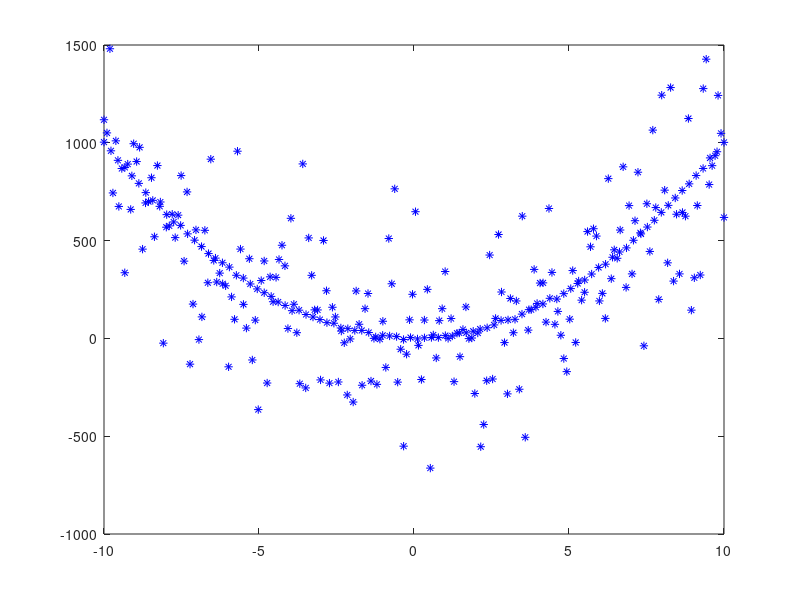
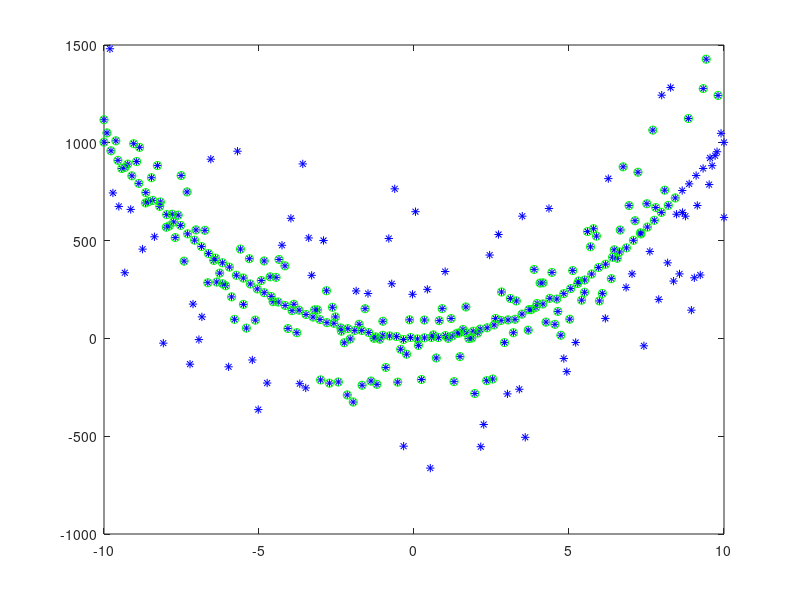
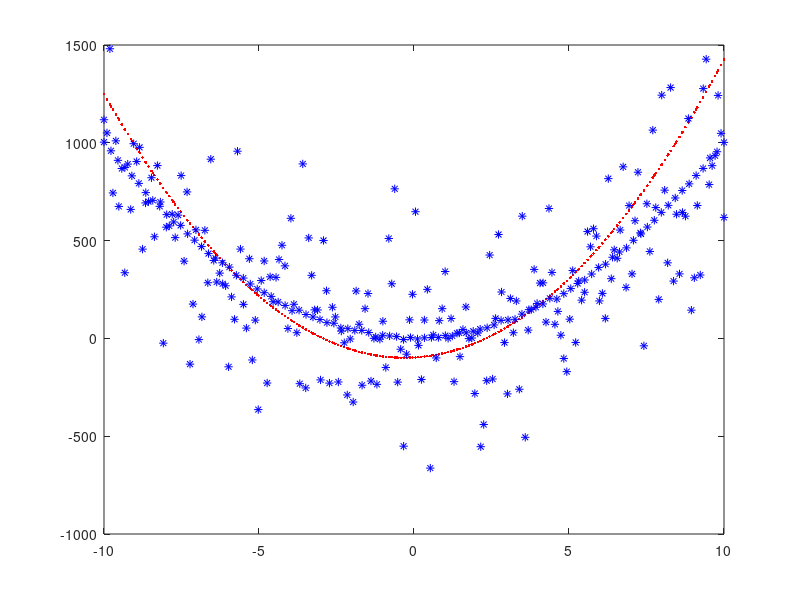

MATLAB code to generate these figures, in order:
clc
clear
close all
%% Data simulate 
N=300
data_inline=floor(0.3*N)
data_outline=floor(0.7*N)
XA=linspace(-10,10,data_inline);
XB=linspace(-10,10,data_outline)
noiseA=random('norm',0,0.5,[1,data_inline])*10;
noiseB=random('norm',0,3,[1,data_outline])*100;
Para=[10,0.1,2]
Y=Para*[XA.^2 XB.^2;XA XB;ones(1,length(XA)+length(XB))]+[noiseA,noiseB];
plot([XA,XB],Y,'b*')
data=[[XA XB]' Y' ];
% plot data
figure(1)
plot(data(:,1),data(:,2),'b*')
%%
% get fitting model
Select_data_num_fitting=3
% iteration_max=prod(1:size(data,1))/prod(1:floor(size(data,1)/2))/prod(1:floor(size(data,1)/2)) 
iteration_max=3000
thresthold=10
inliner_num=0;
iteration=0;
model=[];
Mem_inlinear=[];
Error_min=1000000;
indexPLUS=1;
for j=1:30
    iteration=0;
    fprintf(['iteration \t' num2str(j) '/'  num2str(30) '\n'])
while iteration<iteration_max
    
    %fprintf(['iteration \t' num2str(iteration) '/'  num2str(iteration_max) '\n'])
    
    D=randperm(size(data,1));
    fitting_group=data(D(1:Select_data_num_fitting),:);
    [U,S,V]=svd([fitting_group(:,1).^2 fitting_group ones(size(fitting_group,1),1)]);
    theta=V(:,4)';
    y_L=-1*[theta(1)/theta(3) theta(2)/theta(3) theta(4)/theta(3)]*[(data(:,1)-1).^2 (data(:,1)-1) ones(size(data,1),1)]';
    y_R=-1*[theta(1)/theta(3) theta(2)/theta(3) theta(4)/theta(3)]*[(data(:,1)+1).^2 (data(:,1)+1) ones(size(data,1),1)]';
    y_C=-1*[theta(1)/theta(3) theta(2)/theta(3) theta(4)/theta(3)]*[(data(:,1)).^2 (data(:,1)) ones(size(data,1),1)]';
    norm_vec=[(data(:,1)) (y_R-y_L)'/2];
    norm_vec=norm_vec./(sum(norm_vec'.^2)'.^(1/2)*ones(1,2));
    P_m(1,1)=mean(data(:,1));
    P_m(2,1)=1/theta(2)*(theta(1)*P_m(1,1)+theta(3))*-1;
    error=(data-[data(:,1) y_C']).*(ones(size(data,1),2)*[norm_vec(1),0;0,norm_vec(2)]);
    Distan=abs(sum((error')));
    inlinear=find(Distan<thresthold);
    E=sum(Distan);
    if(inliner_num<length(inlinear))
        Error_min=E;
        inliner_num=length(Mem_inlinear);
        Mem_inlinear=data(inlinear,:);
        DistanF=abs(sum((error')));
        model=theta;
    end
    
%     plot([XA,XB],Y,'b*')
%     hold on
%     -1*[theta(1)/theta(3) theta(2)/theta(3) theta(4)/theta(3)]*[XA.^2 XB.^2;XA XB;ones(1,length(XA)+length(XB))];
%     plot([XA,XB],ans,'r*')
%     hold off
      iteration=iteration+1;
%      pause(1)
end

end
figure(3)
plot([XA,XB],Y,'b*')
hold on
plot(Mem_inlinear(:,1),Mem_inlinear(:,2),'go')
figure(4)
-1*[model(1)/model(3) model(2)/model(3) model(4)/model(3)]*[XA.^2 XB.^2;XA XB;ones(1,length(XA)+length(XB))];
plot([XA,XB],ans,'r.')
hold on 
plot([XA,XB],Y,'b*')